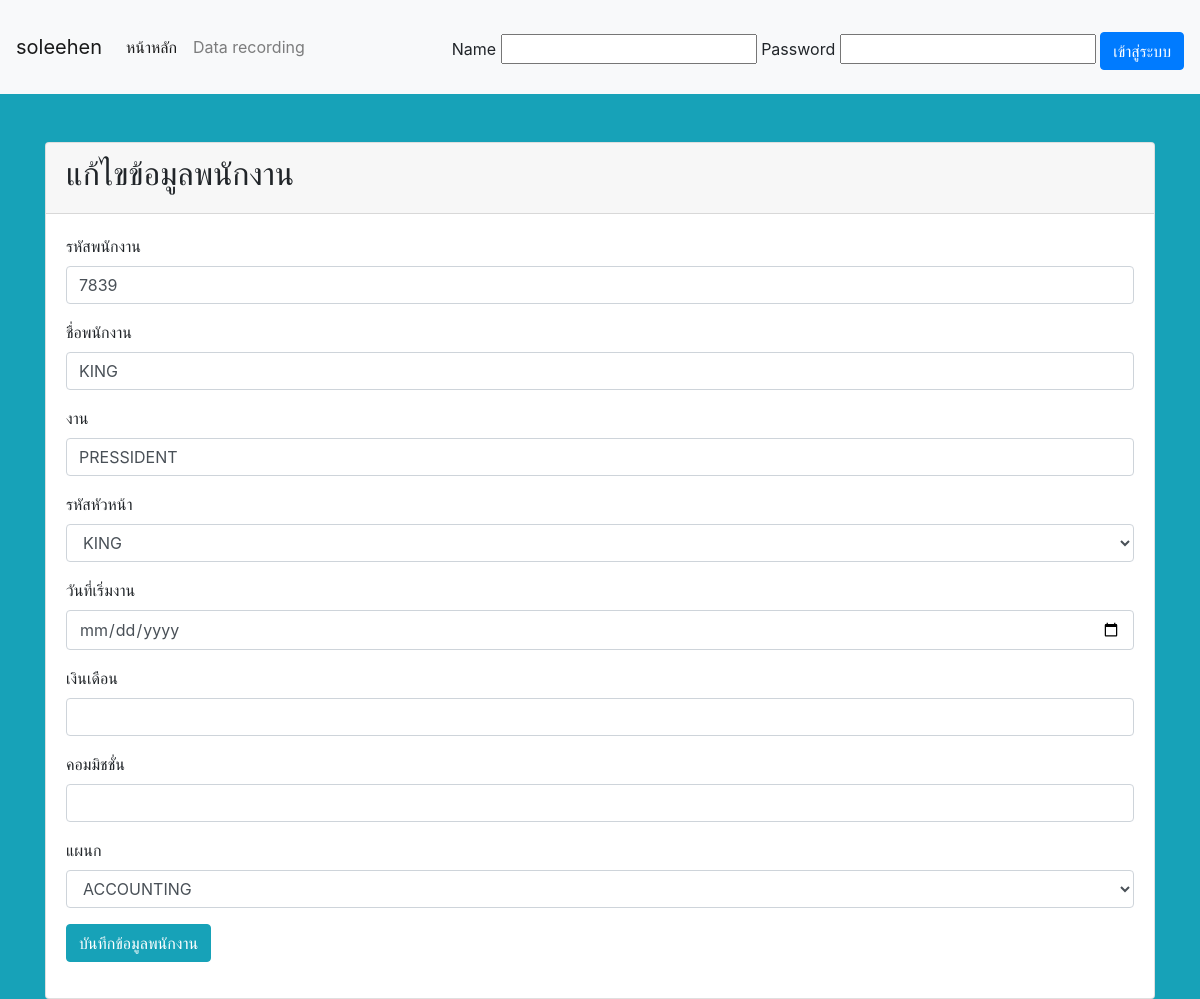
The app's page /edit.php?id=7839 with its own data.
### tables this page shows
CREATE TABLE `emp` (
  `EMPNO` varchar(4) NOT NULL DEFAULT '',
  `ENAME` varchar(20) DEFAULT NULL,
  `JOB` varchar(15) DEFAULT NULL,
  `MGR` varchar(4) DEFAULT NULL,
  `HIREDATE` date DEFAULT NULL,
  `SAL` int(5) DEFAULT NULL,
  `COMM` int(5) DEFAULT NULL,
  `DEPTNO` char(2) NOT NULL DEFAULT '',
  `USERNAME` text NOT NULL,
  `PASSWORD` text NOT NULL,
  `ROLE` text NOT NULL
);

### edit.php (the view, shortened to what this page needs)
<?php
require 'db.php';
$id = $_GET['id'];
$sql = 'SELECT * FROM emp WHERE EMPNO=:id';
$statement = $connection->prepare($sql);
$statement->execute([':id' => $id ]);
$emp = $statement->fetch(PDO::FETCH_OBJ);
 ?>
<?php require 'header.php'; ?>
<div class="container">
  <div class="card mt-5">
    <div class="card-header">
      <h2>แก้ไขข้อมูลพนักงาน</h2>
    </div>
    <div class="card-body">
      <form method="post">
        <div class="form-group">
          <label for="EMPNO">รหัสพนักงาน</label>
          <input value="<?=$emp->EMPNO; ?>" type="text" name="EMPNO"  class="form-control">
        </div>
        <div class="form-group">
          <label for="ENAME">ชื่อพนักงาน</label>
          <input type="text" value="<?= $emp->ENAME; ?>" name="ENAME"  class="form-control">
        </div>
        <div class="form-group">
          <label for="JOB">งาน</label>
          <input type="text" value="<?= $emp->JOB; ?>" name="JOB"  class="form-control">
        </div>
        <div class="form-group">
          <label for="MGR">รหัสหัวหน้า</label>
          <select name ="mgr" class="form-control">
          <?php
          $sql = "select EMPNO, ENAME from emp where JOB in ('MANAGER' ,'PRESSIDENT')";
          $statement = $connection->prepare($sql);
          $statement->execute();
          $employee = $statement->fetchAll(PDO::FETCH_OBJ);
          foreach($employee as $emp){
            ?>
            <option value="<?=$emp->EMPNO?>"><?=$emp->ENAME;?> </option>
            <?php
            }
            ?>
             </select>
        </div>
        <div class="form-group">
          <label for="HIREDATE">วันที่เริ่มงาน</label>
          <input type="date" value="<?= $emp->HIREDATE; ?>" name="HIREDATE"  class="form-control">
        </div>
        <div class="form-group">
          <label for="SAL">เงินเดือน</label>
          <input  value="<?= $person->SAL?>"type="number" step="any" name="SAL" id="SAL" class="form-control">
        </div>
        <div class="form-group">
          <label for="COMM">คอมมิชชั่น</label>
          <input value="<?= $person->COMM?>" type="number" step="any" name="COMM" id="COMM" class="form-control">
        </div>
        <div class="form-group">
          <label for="DEPTNO">แผนก</label>
          <select name ="DEPTNO" class="form-control">
          <?php
          $sql = "SELECT DEPTNO , DNAME FROM dept" ;
          $statement = $connection->prepare($sql);
          $statement->execute();
          $dept = $statement->fetchAll(PDO::FETCH_OBJ);
          foreach($dept as $dept):
          ?>
            <option value="<?=$dept->DEPTNO?>"><?=$dept->DNAME?></option>
          <?php endforeach ?>
          </select>
        </div>
        <div class="form-group">
          <button type="submit" class="btn btn-info"> บันทึกข้อมูลพนักงาน</button>
        </div>
      </form>
    </div>
  </div>
</div>
<?php require 'footer.php'; ?>

### records on screen
emp: EMPNO "7839", ENAME "KING", JOB "PRESSIDENT"

### other values on screen
form field mgr "KING"
form field DEPTNO "ACCOUNTING"
